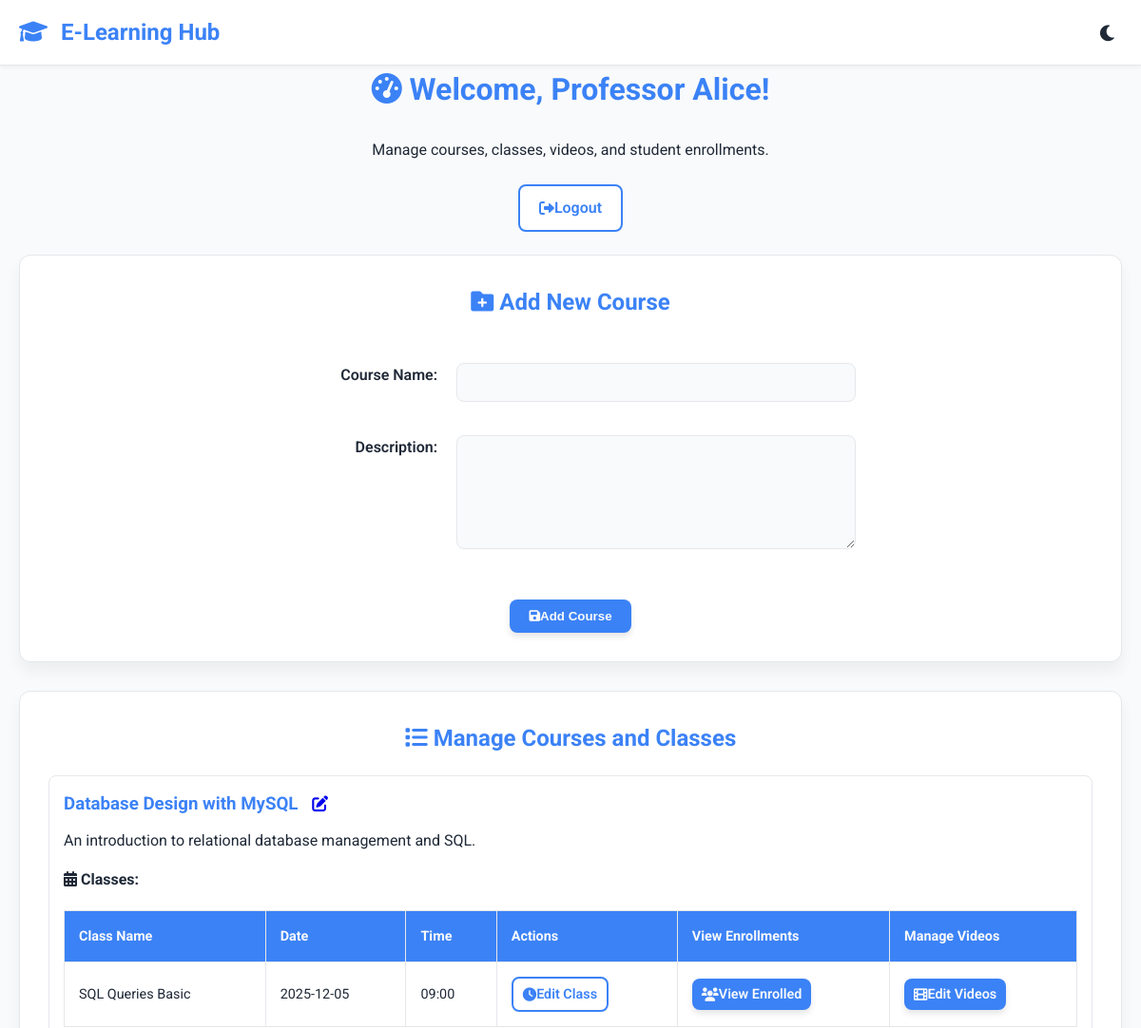
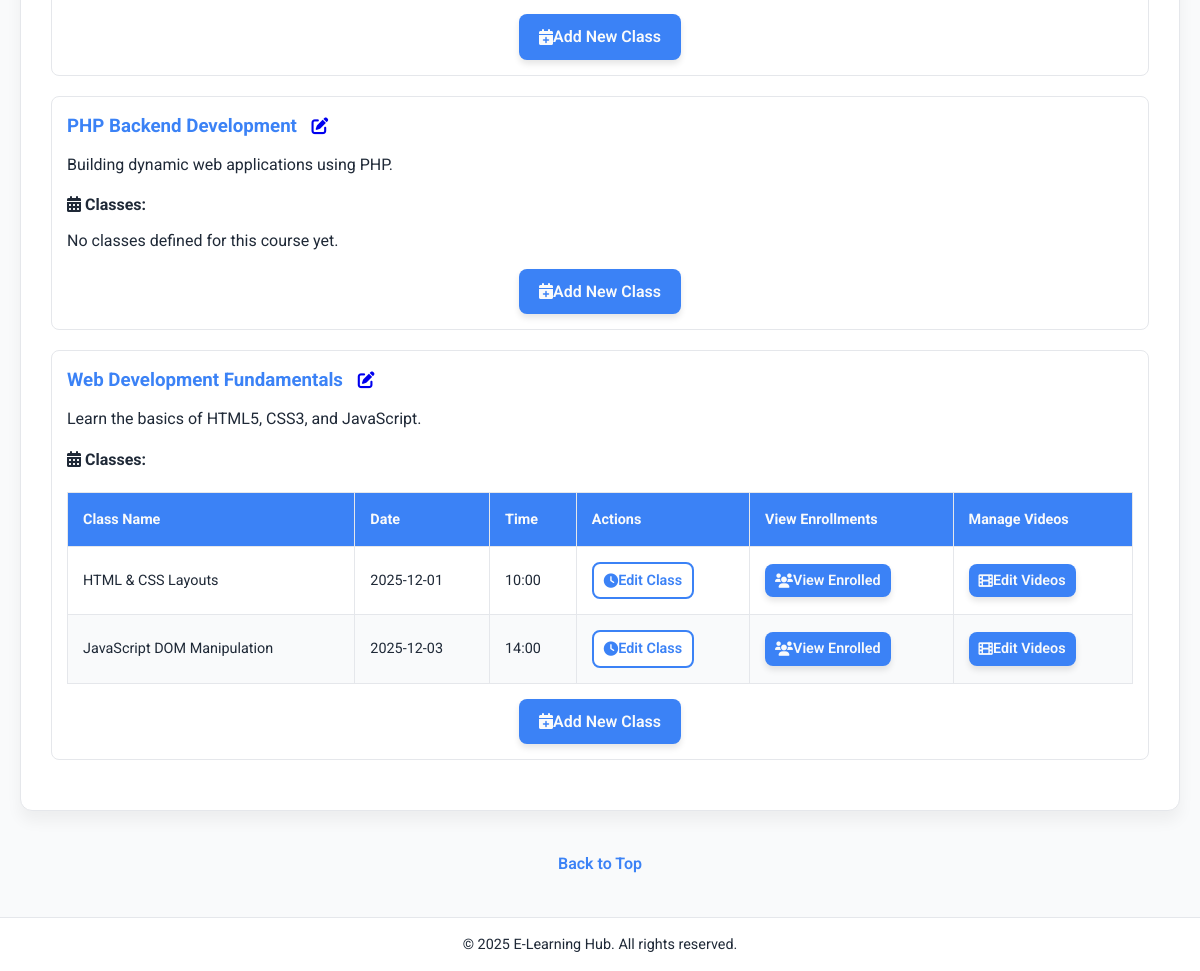
The app's page /admin_dashboard.php (signed in) with its own data (2 pictures, top to bottom).
### tables this page shows
CREATE TABLE IF NOT EXISTS classes (
    class_id INT(11) UNSIGNED AUTO_INCREMENT PRIMARY KEY,
    course_id INT(11) UNSIGNED NOT NULL,
    class_name VARCHAR(255) NOT NULL,
    class_date DATE NOT NULL,
    class_time TIME NOT NULL,
    class_link VARCHAR(255),  
    FOREIGN KEY (course_id) REFERENCES courses(course_id) ON DELETE CASCADE
);

CREATE TABLE IF NOT EXISTS courses (
    course_id INT(11) UNSIGNED AUTO_INCREMENT PRIMARY KEY,
    course_name VARCHAR(255) NOT NULL,
    course_description TEXT,
    created_at TIMESTAMP DEFAULT CURRENT_TIMESTAMP
);

### admin_dashboard.php (the view, shortened to what this page needs)
<?php
require_once 'db_connect.php';
echo get_page_header("Admin Dashboard");
$sql = "SELECT c.course_id, c.course_name, c.course_description,
               cls.class_id, cls.class_name, cls.class_date, cls.class_time
        FROM courses c
        LEFT JOIN classes cls ON c.course_id = cls.course_id
        ORDER BY c.course_name, cls.class_date";
$result = $conn->query($sql);
$courses_data = [];
if ($result) {
    while ($row = $result->fetch_assoc()) {
        $course_id = $row['course_id'];
        if (!isset($courses_data[$course_id])) {
            $courses_data[$course_id] = ['name' => $row['course_name'], 'desc' => $row['course_description'], 'classes' => []];
        }
        if ($row['class_id'] !== null) {
            $courses_data[$course_id]['classes'][] = $row;
        }
    }
}
?>
<h1 class="text-center"><i class="fas fa-tachometer-alt"></i> Welcome, <?php echo htmlspecialchars($_SESSION['admin_name']); ?>!</h1>
<p class="text-center my-4">Manage courses, classes, videos, and student enrollments.</p>
<div class="flex-group my-4">
    <a href="logout.php" class="button button-secondary link-button"><i class="fas fa-sign-out-alt"></i> Logout</a>
</div>
<div class="card">
    <h2><i class="fas fa-folder-plus"></i> Add New Course</h2>
    <form method="POST" action="admin_dashboard.php">
        <table class="form-table">
            <tr>
                <td><label for="course_name">Course Name:</label></td>
                <td><input type="text" id="course_name" name="course_name" required></td>
            </tr>
            <tr>
                <td><label for="course_description">Description:</label></td>
                <td><textarea id="course_description" name="course_description" required></textarea></td>
            </tr>
        </table>
        <div class="form-actions">
            <button type="submit" class="button button-primary"><i class="fas fa-save"></i> Add Course</button>
        </div>
    </form>
</div>
<div class="card">
    <h2><i class="fas fa-list"></i> Manage Courses and Classes</h2>
    <?php if (empty($courses_data)): ?>
        <p class="text-center">No courses have been added yet.</p>
    <?php else: ?>
        <?php foreach ($courses_data as $course_id => $course): ?>
            <div style="border: 1px solid var(--clr-border); padding: 15px; border-radius: 8px; margin-bottom: 20px;">
                <h3 style="color: var(--clr-primary); margin-bottom: 10px;"><?php echo htmlspecialchars($course['name']); ?>
                    <a href="admin_edit_class.php?action=edit_course&course_id=<?php echo $course_id; ?>" title="Edit Course Name/Description" style="margin-left: 10px; font-size: 0.9em;"><i class="fas fa-edit"></i></a>
                </h3>
                <p style="margin-bottom: 15px;"><?php echo htmlspecialchars($course['desc']); ?></p>
                <h4><i class="fas fa-calendar-alt"></i> Classes:</h4>
                <?php if (!empty($course['classes'])): ?>
                    <table class="data-table" style="font-size: 0.9em;">
                        <thead>
                            <tr>
                                <th>Class Name</th>
                                <th>Date</th>
                                <th>Time</th>
                                <th>Actions</th>
                                <th>View Enrollments</th>
                                <th>Manage Videos</th>
                            </tr>
                        </thead>
                        <tbody>
                            <?php foreach ($course['classes'] as $class): ?>
                                <tr>
                                    <td><?php echo htmlspecialchars($class['class_name']); ?></td>
                                    <td><?php echo htmlspecialchars(date('Y-m-d', strtotime($class['class_date']))); ?></td>
                                    <td><?php echo htmlspecialchars(date('H:i', strtotime($class['class_time']))); ?></td>
                                    <td>
                                        <a href="admin_edit_class.php?class_id=<?php echo $class['class_id']; ?>" class="button button-secondary link-button" style="padding: 5px 10px;"><i class="fas fa-clock"></i> Edit Class</a>
                                    </td>
                                    <td>
                                        <a href="admin_dashboard.php?view=enrollments&class_id=<?php echo $class['class_id']; ?>" class="button button-primary link-button" style="padding: 5px 10px;"><i class="fas fa-users"></i> View Enrolled</a>
                                    </td>
                                    <td>
                                        <a href="admin_edit_class.php?action=manage_videos&course_id=<?php echo $course_id; ?>" class="button button-primary link-button" style="padding: 5px 10px;"><i class="fas fa-film"></i> Edit Videos</a>
                                    </td>
                                </tr>
                            <?php endforeach; ?>
                        </tbody>
                    </table>
                <?php else: ?>
                    <p style="margin-top: 10px;">No classes defined for this course yet.</p>
                <?php endif; ?>
                <div class="form-actions" style="padding-top: 15px;">
                    <a href="admin_edit_class.php?action=add_class&course_id=<?php echo $course_id; ?>" class="button button-primary link-button">
                        <i class="fas fa-calendar-plus"></i> Add New Class
                    </a>
                </div>
            </div>
        <?php endforeach; ?>
    <?php endif; ?>
</div>
<a href="#top" class="back-to-top">Back to Top</a>
<?php
echo get_page_footer();
?>

### style.css (style rules this page uses)
:root { --clr-primary: #3b82f6; --clr-primary-hover: #2563eb; --clr-bg-light: #f9fafb; --clr-bg-card: #ffffff; --clr-text: #1f2937; --clr-border: #e5e7eb; --clr-accent: #f59e0b; }
* { box-sizing: border-box; margin: 0; padding: 0; }
body { font-family: 'Roboto', sans-serif; background-color: var(--clr-bg-light); color: var(--clr-text); transition: background-color 0.3s, color 0.3s; line-height: 1.6; }
h1, h2 { color: var(--clr-primary); margin-bottom: 20px; text-align: center; font-weight: 700; }
.button, .link-button, .icon-button { display: inline-flex; align-items: center; justify-content: center; padding: 10px 20px; border-radius: 8px; text-decoration: none; font-weight: 600; cursor: pointer; transition: background-color 0.2s, color 0.2s, box-shadow 0.2s; border: none; }
.button-primary { background-color: var(--clr-primary); color: var(--clr-bg-light); box-shadow: 0 4px 6px rgba(0, 0, 0, 0.1); }
.button-secondary { background-color: var(--clr-bg-card); color: var(--clr-primary); border: 2px solid var(--clr-primary); }
.card { background-color: var(--clr-bg-card); border: 1px solid var(--clr-border); border-radius: 12px; padding: 30px; box-shadow: 0 10px 15px rgba(0, 0, 0, 0.05); margin-bottom: 30px; }
form { max-width: 600px; margin: 0 auto; }
.form-table { width: 100%; border-collapse: separate; border-spacing: 0 15px; }
.form-table td { padding: 10px 0; vertical-align: top; }
.form-table td:first-child { font-weight: 600; width: 30%; text-align: right; padding-right: 20px; }
.form-table td:last-child { width: 70%; }
input[type="text"], input[type="email"], input[type="password"], input[type="date"], input[type="time"], textarea { width: 100%; padding: 12px; border: 1px solid var(--clr-border); border-radius: 8px; background-color: var(--clr-bg-light); color: var(--clr-text); transition: border-color 0.2s, box-shadow 0.2s; }
textarea { resize: vertical; min-height: 120px; }
.form-actions { text-align: center; padding-top: 20px; }
.data-table { width: 100%; border-collapse: collapse; margin-top: 20px; }
.data-table th, .data-table td { border: 1px solid var(--clr-border); padding: 15px; text-align: left; }
.data-table th { background-color: var(--clr-primary); color: var(--clr-bg-light); font-weight: 700; }
.data-table tr:nth-child(even) { background-color: var(--clr-bg-light); }
.text-center { text-align: center; }
.my-4 { margin-top: 1.5rem; margin-bottom: 1.5rem; }
.flex-group { display: flex; gap: 10px; justify-content: center; }
.back-to-top { display: block; text-align: center; margin-top: 40px; font-weight: 600; color: var(--clr-primary); text-decoration: none; }

### records on screen
classes: course.course_name "Database Design with MySQL", course.course_description "An introduction to relational database management and SQL.", class_name "SQL Queries Basic", class_date "2025-12-05", class_time "09:00"
courses: course_name "PHP Backend Development", course_description "Building dynamic web applications using PHP.", shows "No classes defined for this course yet."
classes: class_name "HTML & CSS Layouts", class_date "2025-12-01", class_time "10:00"
classes: class_name "JavaScript DOM Manipulation", class_date "2025-12-03", class_time "14:00"

### other values on screen
$_SESSION['admin_name'] "Professor Alice"
$course['name'] "Web Development Fundamentals"
$course['desc'] "Learn the basics of HTML5, CSS3, and JavaScript."
